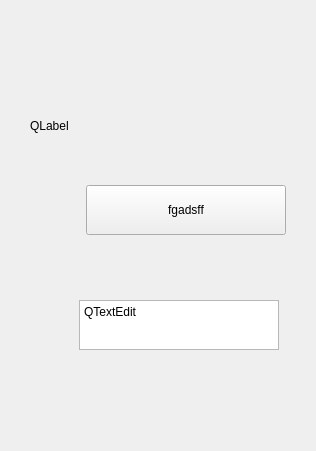
<ui version="4.0">
  <widget class="QWidget" name="centralWidget">
    <widget class="QLabel" name="qlabel0">
      <property name="geometry">
        <rect>
          <x>30</x>
          <y>101</y>
          <width>200</width>
          <height>50</height>
        </rect>
      </property>
      <property name="text">
        <string>QLabel</string>
      </property>
    </widget>
    <widget class="QPushButton" name="qpushbutton1">
      <property name="geometry">
        <rect>
          <x>86</x>
          <y>185</y>
          <width>200</width>
          <height>50</height>
        </rect>
      </property>
      <property name="text">
        <string>fgadsff</string>
      </property>
    </widget>
    <widget class="QTextEdit" name="qtextedit2">
      <property name="geometry">
        <rect>
          <x>79</x>
          <y>300</y>
          <width>200</width>
          <height>50</height>
        </rect>
      </property>
      <property name="text">
        <string>QTextEdit</string>
      </property>
    </widget>
  </widget>
</ui>
